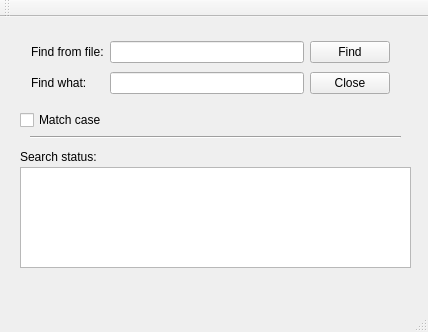
<?xml version="1.0" encoding="UTF-8"?>
<ui version="4.0">
 <class>MainWindow</class>
 <widget class="QMainWindow" name="MainWindow">
  <property name="geometry">
   <rect>
    <x>0</x>
    <y>0</y>
    <width>428</width>
    <height>332</height>
   </rect>
  </property>
  <property name="windowTitle">
   <string>MainWindow</string>
  </property>
  <widget class="QWidget" name="centralWidget">
   <widget class="QWidget" name="gridLayoutWidget">
    <property name="geometry">
     <rect>
      <x>20</x>
      <y>10</y>
      <width>381</width>
      <height>81</height>
     </rect>
    </property>
    <layout class="QGridLayout" name="gridLayout">
     <item row="0" column="1">
      <widget class="QLineEdit" name="fileLineEdit"/>
     </item>
     <item row="1" column="2">
      <widget class="QPushButton" name="closePushButton">
       <property name="text">
        <string>Close</string>
       </property>
      </widget>
     </item>
     <item row="1" column="1">
      <widget class="QLineEdit" name="keyLineEdit"/>
     </item>
     <item row="0" column="2">
      <widget class="QPushButton" name="findPushButton">
       <property name="text">
        <string>Find</string>
       </property>
      </widget>
     </item>
     <item row="0" column="0">
      <widget class="QLabel" name="label">
       <property name="text">
        <string>Find from file:</string>
       </property>
      </widget>
     </item>
     <item row="1" column="0">
      <widget class="QLabel" name="label_2">
       <property name="text">
        <string>Find what:</string>
       </property>
      </widget>
     </item>
    </layout>
   </widget>
   <widget class="QCheckBox" name="matchCheckBox">
    <property name="geometry">
     <rect>
      <x>20</x>
      <y>90</y>
      <width>101</width>
      <height>26</height>
     </rect>
    </property>
    <property name="text">
     <string>Match case</string>
    </property>
   </widget>
   <widget class="Line" name="line">
    <property name="geometry">
     <rect>
      <x>30</x>
      <y>110</y>
      <width>371</width>
      <height>20</height>
     </rect>
    </property>
    <property name="orientation">
     <enum>Qt::Horizontal</enum>
    </property>
   </widget>
   <widget class="QLabel" name="label_3">
    <property name="geometry">
     <rect>
      <x>20</x>
      <y>130</y>
      <width>101</width>
      <height>20</height>
     </rect>
    </property>
    <property name="text">
     <string>Search status:</string>
    </property>
   </widget>
   <widget class="QTextBrowser" name="textBrowser">
    <property name="geometry">
     <rect>
      <x>20</x>
      <y>150</y>
      <width>391</width>
      <height>101</height>
     </rect>
    </property>
   </widget>
  </widget>
  <widget class="QMenuBar" name="menuBar">
   <property name="geometry">
    <rect>
     <x>0</x>
     <y>0</y>
     <width>428</width>
     <height>25</height>
    </rect>
   </property>
  </widget>
  <widget class="QToolBar" name="mainToolBar">
   <attribute name="toolBarArea">
    <enum>TopToolBarArea</enum>
   </attribute>
   <attribute name="toolBarBreak">
    <bool>false</bool>
   </attribute>
  </widget>
  <widget class="QStatusBar" name="statusBar"/>
 </widget>
 <layoutdefault spacing="6" margin="11"/>
 <resources/>
 <connections>
  <connection>
   <sender>closePushButton</sender>
   <signal>clicked()</signal>
   <receiver>MainWindow</receiver>
   <slot>close()</slot>
   <hints>
    <hint type="sourcelabel">
     <x>359</x>
     <y>110</y>
    </hint>
    <hint type="destinationlabel">
     <x>213</x>
     <y>165</y>
    </hint>
   </hints>
  </connection>
 </connections>
</ui>
